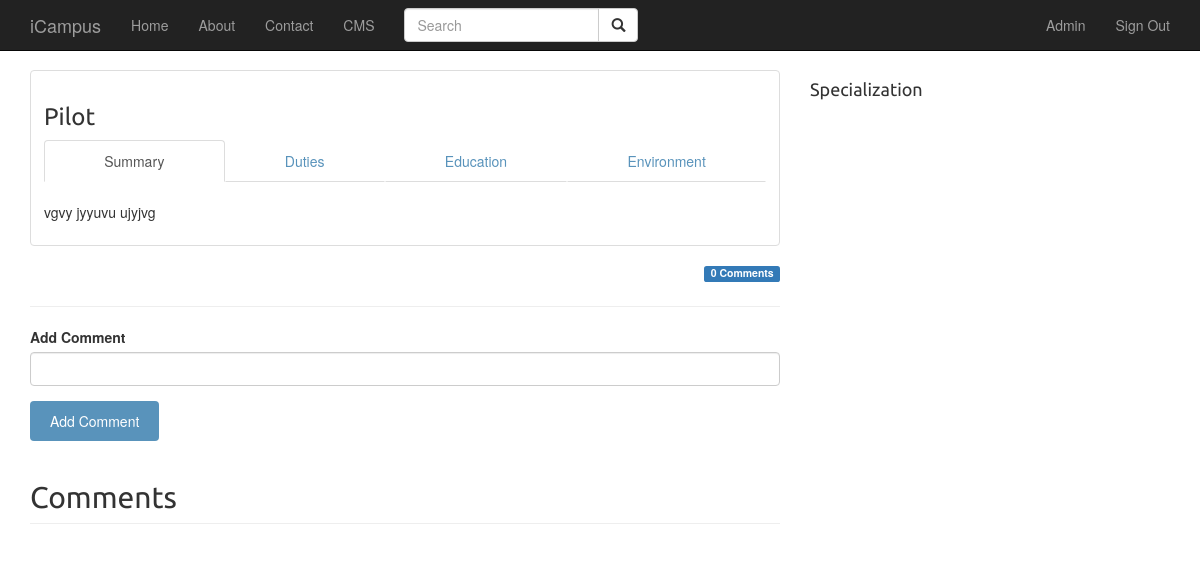
Page /career/5 (signed in) on the committed database.
### app/models.py (models this page shows, shortened)
class User(UserMixin, db.Model):
    __tablename__='users'
    id = db.Column(db.Integer, primary_key = True)
    email = db.Column(db.String(64), unique=True, index=True)
    username = db.Column(db.String(64), unique=True, index=True)
    password_hash = db.Column(db.String(128))
    role_id = db.Column(db.Integer, db.ForeignKey('roles.id'))
    comments = db.relationship('Comment', backref='owner', lazy='dynamic')
    @property
    def password(self):
        raise AttributeError('password is not a readable attribute')
    def can(self, perm):
        return self.role is not None and self.role.has_permission(perm)

class Career(db.Model):
    __tablename__ = 'careers'
    id = db.Column(db.Integer, primary_key=True)
    name = db.Column(db.String(64))
    overview = db.Column(db.Text)
    image_url = db.Column(db.String, default=None, nullable=True)
    category_id = db.Column(db.Integer, db.ForeignKey('categories.id'))
    comments = db.relationship('Comment', backref='career', lazy='dynamic')
    tags = db.relationship('Tag', secondary=career_tags)

### app/main/views.py (the view, shortened to what this page needs)
@main.route('/career/<int:id>', methods=['GET', 'POST'])
def career_detail(id):
    form = CommentForm()
    career = Career.query.filter_by(id=id).first()
    comments = career.comments
    return render_template('career_detail.html', career=career, comments=comments, form=form)

### app/main/forms.py
class CommentForm(FlaskForm):
	content = StringField('Add Comment', validators=[DataRequired()])
	submit = SubmitField('Add Comment')

### app/main/__init__.py (called while the page is built)
@main.app_context_processor
def inject_permissions():
    return dict(Permission=Permission)

### app/models.py (called while the page is built)
@login_manager.user_loader
def load_user(user_id):
    return User.query.get(int(user_id))

    def has_permission(self, perm):
        return self.permissions & perm == perm

### app/templates/career_detail.html (shortened to what this page needs)
{% extends 'base.html' %}
{% import 'bootstrap/wtf.html' as wtf %}
{% block page_content %}
<div class="row">
	<div class="col-sm-8">
        <div class="thumbnail">
	        <div class="caption">
	        	<h3>{{ career.name }}</h3>
		        <ul id="myTab" class='nav nav-tabs nav-justified'>
		        	<li class="active"><a href="#overview" data-toggle="tab">Summary</a></li>
		        	<li><a href="#duties" data-toggle="tab">Duties</a></li>
		        	<li><a href="#education" data-toggle="tab">Education</a></li>
		        	<li><a href="work-environment" data-toggle="tab">Environment</a></li>
		        </ul>
		        <div class="tab-content">
		        	<div class="tab-pane fade in active" id="overview">
		        		<br>
		        		<p>{{ career.overview }}</p>
		        	</div>
		        </div>
		    </div>
        </div>
        <div>
    		<span class="label label-primary pull-right">
    			{{ career.comments.count() }} Comments
    		</span>
			<br>
			<hr/>
        </div>
        <div>
		    <div class="">
                {{ wtf.quick_form(form) }}
            </div>
		</div>
		<div>
	    	<h2 class="page-header">Comments</h2>
		</div>
	</div>
	<div class="col-sm-4">
		<div>
			<h4>Specialization</h4>
		</div>
	</div>
</div>
{% endblock %}

### app/templates/base.html (shortened to what this page needs)
{% extends "bootstrap/base.html" %}
{% block head %}
    {{ super() }}
    <link rel="stylesheet" href="{{ url_for('static', filename = 'css/base.css') }}">
    <link rel="stylesheet" href="{{ url_for('static', filename = 'css/comment.css') }}">
{% endblock %}
{% block navbar %}
<div class="navbar navbar-inverse navbar-fixed-top" role="navigation">
    <div class="container">
        <div class="navbar-header">
            <a class="navbar-brand" href="/">iCampus</a>
        </div>
        <div class="navbar-collapse collapse">
            <ul class="nav navbar-nav">
                <li><a href="/">Home</a></li>
                <li><a href="/about">About</a></li>
                <li><a href="/contact">Contact</a></li>
                {% if current_user.can(Permission.WRITE) %}
                <li><a href="/cms">CMS</a></li>
                {% endif %}
            </ul>
            <form class="navbar-form navbar-left" role="search">
                <div class="input-group">
                    <input type="text" class="form-control" placeholder="Search" name="q">
                    <div class="input-group-btn">
                        <button class="btn btn-default" type="submit"><i class="glyphicon glyphicon-search"></i></button>
                    </div>
                </div>
            </form>
            <ul class="nav navbar-nav navbar-right">
                {% if current_user.is_authenticated %}
                <li style=""><a href="">{{ current_user.username | capitalize }}</a></li>
                <li><a href="{{ url_for('auth.logout') }}">Sign Out</a></li>
                {% else %}
                <li><a href="{{ url_for('auth.login') }}">Sign In</a></li>
                <li><a href="{{ url_for('auth.register') }}">Register</a></li>
                {% endif %}
            </ul>
        </div>
    </div>
</div>
{% endblock %}
{% block content %}
<div class="container">
    {% block page_content %}{% endblock %}
</div>
{% endblock %}

### app/static/css/base.css (style rules this page uses)
h1, h2, h3, h4, h5 , h6 { font-family: 'Ubuntu', sans-serif; font-weight:normal; }
body { padding-top: 70px; }
a { text-decoration:none; color:#5993bb; }
a.button, input[type="submit"] { color:#fff; background:#5993bb; border-radius:4px; padding:10px 20px; font-size:14px; border:0; }

### rows in the picture
User: username "Admin"
Career: name "Pilot", overview "vgvy jyyuvu ujyjvg"

### other values in the picture
{{ career.comments.count() }} "0"
